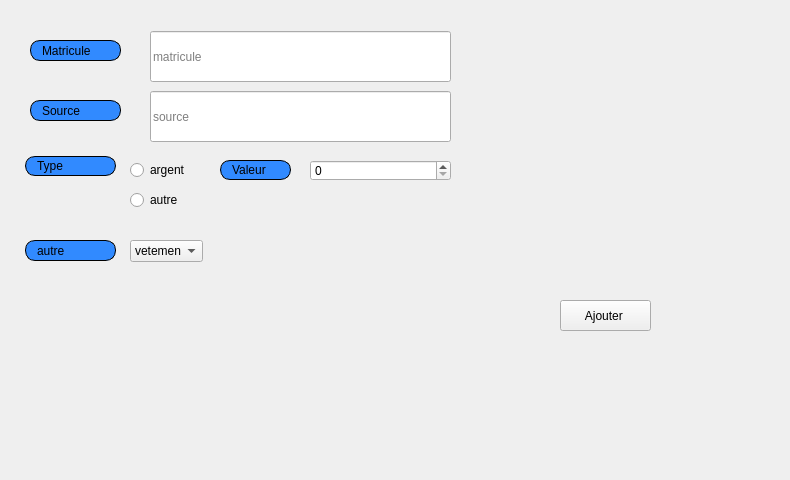
     <widget class="QWidget" name="tab_6">
      <attribute name="icon">
       <iconset>
        <normaloff>../../Downloads/ajou.png</normaloff>../../Downloads/ajou.png</iconset>
      </attribute>
      <attribute name="title">
       <string>Ajouter</string>
      </attribute>
      <widget class="QLabel" name="label">
       <property name="geometry">
        <rect>
         <x>30</x>
         <y>40</y>
         <width>91</width>
         <height>21</height>
        </rect>
       </property>
       <property name="styleSheet">
        <string notr="true">border: 1px solid black;
border-radius: 10px;
padding: 0 8px;
background: #318aff;
font: bold, &quot;Arial&quot;;;
text-align:center;</string>
       </property>
       <property name="text">
        <string>Matricule </string>
       </property>
      </widget>
      <widget class="QLabel" name="label_2">
       <property name="geometry">
        <rect>
         <x>30</x>
         <y>100</y>
         <width>91</width>
         <height>21</height>
        </rect>
       </property>
       <property name="styleSheet">
        <string notr="true">border: 1px solid black;
border-radius: 10px;
padding: 0 8px;
background: #318aff;
font: bold, &quot;Arial&quot;;;
text-align:center;</string>
       </property>
       <property name="text">
        <string>Source</string>
       </property>
      </widget>
      <widget class="QLabel" name="label_3">
       <property name="geometry">
        <rect>
         <x>220</x>
         <y>160</y>
         <width>71</width>
         <height>20</height>
        </rect>
       </property>
       <property name="styleSheet">
        <string notr="true">border: 1px solid black;
border-radius: 10px;
padding: 0 8px;
background: #318aff;
font: bold, &quot;Arial&quot;;;
text-align:center;</string>
       </property>
       <property name="text">
        <string>Valeur </string>
       </property>
      </widget>
      <widget class="QLabel" name="label_4">
       <property name="geometry">
        <rect>
         <x>25</x>
         <y>156</y>
         <width>91</width>
         <height>20</height>
        </rect>
       </property>
       <property name="styleSheet">
        <string notr="true">border: 1px solid black;
border-radius: 10px;
padding: 0 8px;
background: #318aff;
font: bold, &quot;Arial&quot;;;
text-align:center;</string>
       </property>
       <property name="text">
        <string>Type</string>
       </property>
      </widget>
      <widget class="QLineEdit" name="matricule_ajouter_don">
       <property name="geometry">
        <rect>
         <x>150</x>
         <y>31</y>
         <width>301</width>
         <height>51</height>
        </rect>
       </property>
       <property name="placeholderText">
        <string>matricule</string>
       </property>
      </widget>
      <widget class="QLineEdit" name="Source_ajouter_don">
       <property name="geometry">
        <rect>
         <x>150</x>
         <y>91</y>
         <width>301</width>
         <height>51</height>
        </rect>
       </property>
       <property name="text">
        <string/>
       </property>
       <property name="placeholderText">
        <string>source</string>
       </property>
      </widget>
      <widget class="QSpinBox" name="valeur_ajouter_don">
       <property name="geometry">
        <rect>
         <x>310</x>
         <y>160</y>
         <width>141</width>
         <height>21</height>
        </rect>
       </property>
      </widget>
      <widget class="QPushButton" name="ajoute_don">
       <property name="geometry">
        <rect>
         <x>560</x>
         <y>300</y>
         <width>91</width>
         <height>31</height>
        </rect>
       </property>
       <property name="styleSheet">
        <string notr="true">#ajoute_don{
font: bold, &quot;Arial&quot;;;     background-color: qlineargradient(x1: 0, y1: 0, x2: 0, y2: 1,
                                       stop: 0 #dadbde, stop: 1 #f6f7fa);
}
#ajoute_don:pressed {
font: bold, &quot;Arial&quot;;;     background-color: qlineargradient(x1: 0, y1: 0, x2: 0, y2: 1,
                                       stop: 0 #dadbde, stop: 1 #fff07b);}
</string>
       </property>
       <property name="text">
        <string>Ajouter </string>
       </property>
       <property name="icon">
        <iconset resource="ressources.qrc">
         <normaloff>:/images/img/app.png</normaloff>:/images/img/app.png</iconset>
       </property>
      </widget>
      <widget class="QLabel" name="label_21">
       <property name="geometry">
        <rect>
         <x>-40</x>
         <y>-20</y>
         <width>781</width>
         <height>471</height>
        </rect>
       </property>
       <property name="text">
        <string/>
       </property>
       <property name="pixmap">
        <pixmap resource="ressources.qrc">:/images/img/imf.jpg</pixmap>
       </property>
      </widget>
      <widget class="QComboBox" name="autre_ajouter_don">
       <property name="geometry">
        <rect>
         <x>130</x>
         <y>240</y>
         <width>73</width>
         <height>22</height>
        </rect>
       </property>
       <item>
        <property name="text">
         <string>vetement</string>
        </property>
       </item>
       <item>
        <property name="text">
         <string>nourriture</string>
        </property>
       </item>
      </widget>
      <widget class="QLabel" name="label_30">
       <property name="geometry">
        <rect>
         <x>150</x>
         <y>210</y>
         <width>56</width>
         <height>16</height>
        </rect>
       </property>
       <property name="text">
        <string/>
       </property>
      </widget>
      <widget class="QRadioButton" name="argent">
       <property name="geometry">
        <rect>
         <x>130</x>
         <y>160</y>
         <width>97</width>
         <height>20</height>
        </rect>
       </property>
       <property name="text">
        <string>argent</string>
       </property>
      </widget>
      <widget class="QRadioButton" name="autre">
       <property name="geometry">
        <rect>
         <x>130</x>
         <y>190</y>
         <width>97</width>
         <height>20</height>
        </rect>
       </property>
       <property name="text">
        <string>autre</string>
       </property>
      </widget>
      <widget class="QLabel" name="label_33">
       <property name="geometry">
        <rect>
         <x>25</x>
         <y>240</y>
         <width>91</width>
         <height>21</height>
        </rect>
       </property>
       <property name="styleSheet">
        <string notr="true">border: 1px solid black;
border-radius: 10px;
padding: 0 8px;
background: #318aff;
font: bold, &quot;Arial&quot;;;
text-align:center;</string>
       </property>
       <property name="text">
        <string>autre</string>
       </property>
      </widget>
      <zorder>label_21</zorder>
      <zorder>label</zorder>
      <zorder>label_2</zorder>
      <zorder>label_3</zorder>
      <zorder>label_4</zorder>
      <zorder>matricule_ajouter_don</zorder>
      <zorder>Source_ajouter_don</zorder>
      <zorder>valeur_ajouter_don</zorder>
      <zorder>ajoute_don</zorder>
      <zorder>autre_ajouter_don</zorder>
      <zorder>label_30</zorder>
      <zorder>argent</zorder>
      <zorder>autre</zorder>
      <zorder>label_33</zorder>
     </widget>
